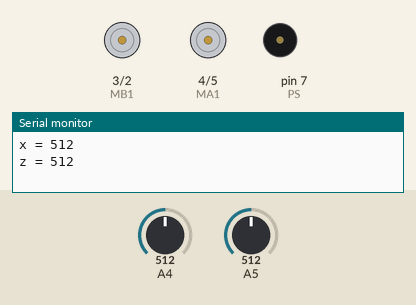
Simulated run of this sketch. Board: Arduino Uno, built with avr-gcc and run on an emulated ATmega328P. Shown: motor-driver pin pairs drawn as motors (green arrow = first pin HIGH = forward, orange = second pin HIGH = backward, longer = more drive), buzzer (waves = sounding), the last lines printed to the serial monitor. The test bench sets the inputs (shaded band); at power-on: A4 = 512, A5 = 512.

Above: at 2.5 s.
At 2.7 s:
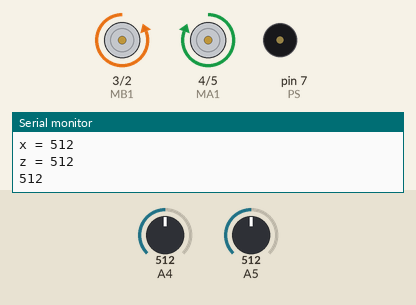
At 4.62 s:
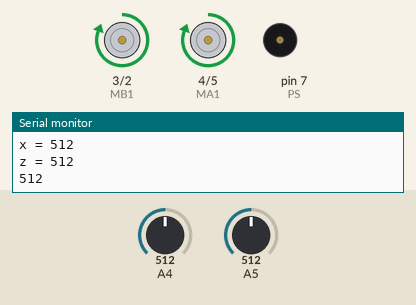
Timing chart, 0 to 5.5 s (numbered marks = the images above):
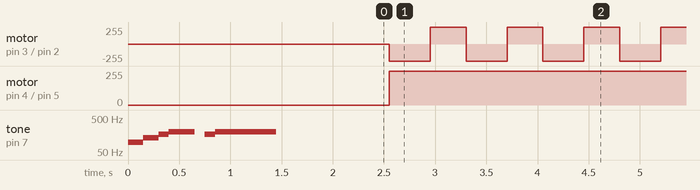

Measured:
- by itself, motor on pin 3 (MB1) / pin 2 (MB2): alternates forward 255/255 for 0.35 s and backward 255/255 for 0.40 s
- by itself, motor on pin 4 (MA1) / pin 5 (MA2): stopped → forward 255/255 at 2.6 s

The sketch:

SUMOBOT_code.ino
```cpp
int x;
int y;
int m;
int r;
int z;
#define MB1 3
#define MB2 2
#define MA2 5
#define MA1 4
#define PS 7
#define SI 8
void setup() {
  // put your setup code here, to run once:
  pinMode(MB1, OUTPUT);
  pinMode(MB2, OUTPUT);
  pinMode(MA2, OUTPUT);
  pinMode(MA1, OUTPUT);
  pinMode(PS, OUTPUT);
  pinMode(SI, INPUT);

  Serial.begin(9600);
  digitalWrite(MB2, LOW);  //full stop
  digitalWrite(MB1, LOW);
  digitalWrite(MA2, LOW);
  digitalWrite(MA1, LOW);
  y = 0;
  x = 0;

  tone(PS, 98.00);
  delay(150);
  tone(PS, 130.8);
  delay(150);
  tone(PS, 164.8);
  delay(100);
  tone(PS, 196.0);
  delay(250);
  noTone(PS);
  delay(100);
  tone(PS, 164.8);
  delay(100);
  tone(PS, 196.0);
  delay(600);
  noTone(PS);
  delay(1000);  //riff
}

void loop() {
  // put your main code here, to run repeatedly:
  x = analogRead(4);
  z = analogRead(5);
  Serial.print("x = ");
  Serial.println(x);
  Serial.print("z = ");
  Serial.println(z);
  delay(100);
  y = "HIGH";
  if ((x < 980) || (z < 960)) {  //makes the bot turn around
    digitalWrite(MB1, LOW);
    digitalWrite(MB2, HIGH);
    digitalWrite(MA2, LOW);
    digitalWrite(MA1, HIGH);
    Serial.println(x);
    delay(400);
    digitalWrite(MB1, HIGH);
    digitalWrite(MB2, LOW);
    digitalWrite(MA2, LOW);
    digitalWrite(MA1, HIGH);
    delay(250);

  } else {
    analogWrite(MB1, 60);  //wheels moving forward
    digitalWrite(MB2, LOW);
    analogWrite(MA2, 100);
    digitalWrite(MA1, LOW);
  };
}
```
